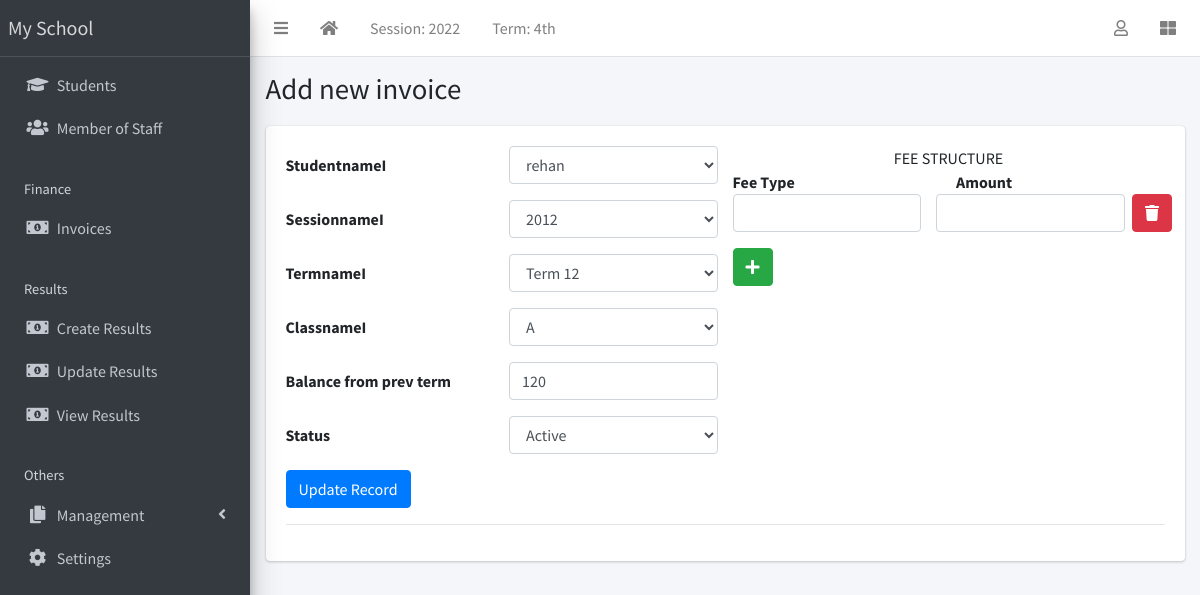
The page /appURL/updateinvoice/26/ on the database its author committed.
### schoolapp/models.py (models this page shows, shortened)
class Invoice(models.Model):
    statuschoice = [
        ('Active','Active'),
        ('Inactive','Inactive'),
    ]
    studentnameI = models.ForeignKey(Student,on_delete=models.CASCADE, related_name="studentI")
    sessionnameI = models.ForeignKey(CurrentSession,on_delete=models.CASCADE, related_name="sessionI")
    termnameI = models.ForeignKey(CurrentTerm,on_delete=models.CASCADE, related_name="termI")
    classnameI = models.ForeignKey(Class,on_delete=models.CASCADE, related_name="classI")
    balance_from_prev_term = models.IntegerField()
    status = models.CharField(max_length=100,choices=statuschoice,default='Active')

### schoolapp/views.py (the view, shortened to what this page needs)
# urls.py: path("updateinvoice/<int:pk>/", views.InvoiceUpdateView.as_view(), name="invoice-update"),
class InvoiceUpdateView(UpdateView):
    model = Invoice
    fields = '__all__'
    success_url = "/appURL/invoicerecord/"
    def get_context_data(self, **kwargs):
        context = super(InvoiceUpdateView, self).get_context_data(**kwargs)
        if self.request.POST:
            context["items"] = FeeStructureFormset(
                self.request.POST, instance=self.object
            )
        else:
            context["items"] = FeeStructureFormset(instance=self.object)
        return context

### schoolapp/models.py (called while the page is built)
    def __str__(self):
        return self.sessionname

    def __str__(self):
        return self.termname

    def __str__(self):
        return self.classname

    def __str__(self):
        return self.first_name

### schoolapp/templates/schoolapp/invoice_form.html (shortened to what this page needs)
{% extends 'base.html' %}
{% block body %}
{% load widget_tweaks %}
<div class="content-wrapper">
  <section class="content-header">
    <div class="container-fluid">
      <div class="row mb-1">
        <div class="col-sm-8">
          <h1>
Add new invoice
</h1>
        </div>
        <div class="col-sm-4">
        </div>
      </div>
    </div>
  </section>
  <section class="content">
    <div class="container-fluid">
      <div class="row">
        <div class="col-md-12">
          <div class="card">
            <div class="card-body">
              <div class="row">
                <div class="col">
                  <form method="POST">
                    <div class="row">
                      <div class="col-sm-6">
                        {% for field in form %}
                        <div class="form-group row">
                          <label class="col col-form-label" for="{{ field.auto_id }}">
                            {{ field.label }}
                          </label>
                          <div class="col">
                            {{ field | add_class:"form-control"}}
                          </div>
                        </div>
                        {% endfor %}
                      </div>
                      <div class="col-sm-6">
                        <div class="text-center">FEE STRUCTURE</div>
                        <div class="row">
                          <div class="col"><strong>Fee Type</strong></div>
                          <div class="col"><strong>Amount</strong></div>
                        </div>
                        {% for item in items %}
                        <div class="form-group row items-group">
                          <div class="col">{{ item.fee_type | add_class:"form-control"}}</div>
                          <div class="col">{{ item.feeamount | add_class:"form-control"}}</div>
                        </div>
                        {% endfor %}
                      </div>
                    </div>
                    {% if object %}
                    <input type="submit" class="btn btn-primary" value="Update Record">
                    {% else %}
                    <input type="submit" class="btn btn-primary" value="Add new invoice">
                    {% endif %}
                  </form>
<hr>
                </div>
              </div>
            </div>
          </div>
        </div>
      </div>
    </div>
  </section>
</div>
{% endblock body %}

### rows shown on the page
Invoice: studentnameI "rehan" "2012" "Term 12" "A" "120" "Active"

### other values the page prints
{{ field.label }} "StudentnameI" "SessionnameI" "TermnameI" "ClassnameI" "Balance from prev term" "Status"
